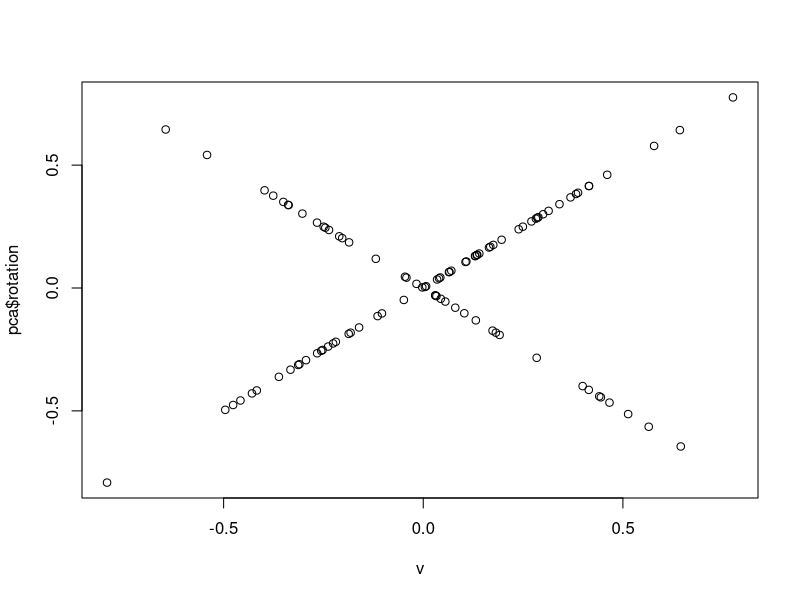
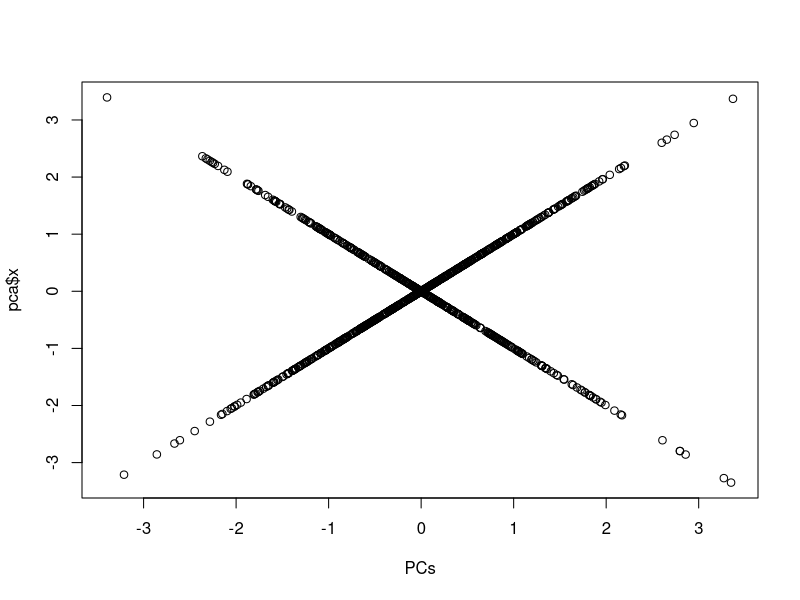

The R source for these figures, in order: (Note: this script raises an error after producing the figures.)
## ---- chunk 1
n <- 100; m <- 10
a <- matrix(0, n, m); a[] <- rnorm(length(a))
a <- sweep(a, 2, 1:m, '+')
colMeans(a)
pca <- prcomp(a, center = FALSE)
cor(pca$rotation[, 1], colMeans(a))
## ---- chunk 2
n <- 100; m <- 10
a <- matrix(0, n, m); a[] <- rnorm(length(a))
a[, 1] <- 100 * a[, 1]
apply(a, 2, sd)
pca <- prcomp(a, center = TRUE)
pca$rotation[, 1]
## ---- chunk 3
# True one
n <- 100; m <- 10
a <- matrix(0, n, m); a[] <- rnorm(length(a))
pca <- prcomp(a, center = TRUE, scale. = TRUE)
# DIY
a.scaled <- scale(a, center = TRUE, scale = TRUE)
K <- crossprod(a.scaled)
K.eigs <- eigen(K, symmetric = TRUE)
v <- K.eigs$vectors
PCs <- a.scaled %*% v
# Verif, recall that PCs can be opposites between runs
plot(v, pca$rotation)
all.equal(sqrt(K.eigs$values), sqrt(n - 1) * pca$sdev)
plot(PCs, pca$x)
## ---- chunk 4
# Let's verify
sds <- apply(a, 2, sd)
a.scaled2 <- (diag(n) - tcrossprod(rep(1, n)) / n) %*% a %*% diag(1 / sds)
all.equal(a.scaled2, a.scaled, check.attributes = FALSE)
## ---- chunk 5
SV <- v / sds
XSV <- a %*% SV
CXSV <- sweep(XSV, 2, colMeans(XSV), '-')
all.equal(CXSV, PCs)
## ---- chunk 6
sx <- colSums(a)
K2 <- (crossprod(a) - tcrossprod(sx) / n) / tcrossprod(sds)
all.equal(K, K2)
## ---- chunk 7
cor3 <- function(mat) {
  sums <- colSums(mat) / sqrt(nrow(mat))
  corr <- crossprod(mat)
  diags <- sqrt(diag(corr) - sums^2)
  correlize(corr, shift = sums, scale = diags)
}

a <- matrix(0, 1000, 1000); a[] <- rnorm(length(a))
all.equal(cor3(a), cor(a))

library(microbenchmark)
print(microbenchmark(
  cor3(a),
  cor(a),
  times = 5
)) 
